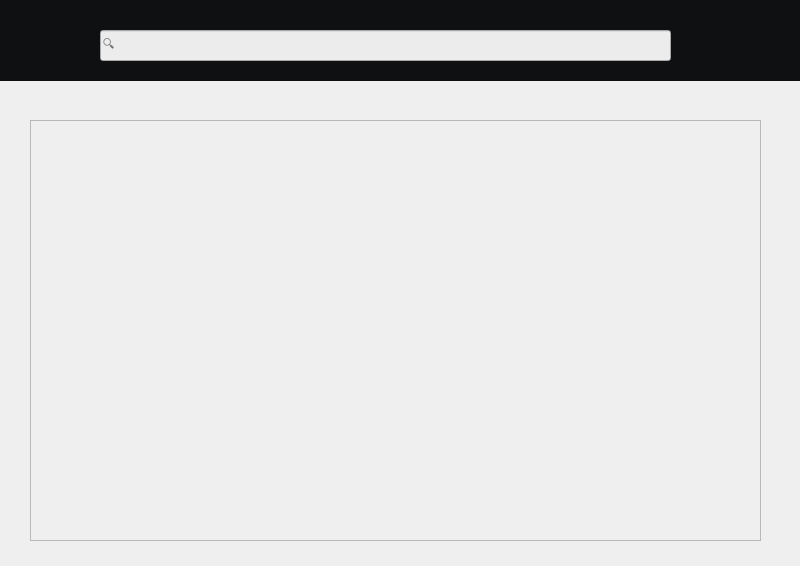
<?xml version="1.0" encoding="UTF-8"?>
<ui version="4.0">
 <class>ForumDialog</class>
 <widget class="QDialog" name="ForumDialog">
  <property name="geometry">
   <rect>
    <x>0</x>
    <y>0</y>
    <width>800</width>
    <height>566</height>
   </rect>
  </property>
  <property name="windowTitle">
   <string>Dialog</string>
  </property>
  <property name="styleSheet">
   <string notr="true">QDialog { 
    background-image: url(:/images/imagens/fundo_2.png);
}</string>
  </property>
  <widget class="QLineEdit" name="line_login">
   <property name="geometry">
    <rect>
     <x>100</x>
     <y>30</y>
     <width>571</width>
     <height>31</height>
    </rect>
   </property>
   <property name="styleSheet">
    <string notr="true">background-color: rgb(236, 236, 236);</string>
   </property>
   <property name="placeholderText">
    <string>🔍</string>
   </property>
  </widget>
  <widget class="QLabel" name="perfilButon">
   <property name="geometry">
    <rect>
     <x>730</x>
     <y>23</y>
     <width>41</width>
     <height>41</height>
    </rect>
   </property>
   <property name="styleSheet">
    <string notr="true">border-radiums: 50px;
</string>
   </property>
   <property name="text">
    <string/>
   </property>
   <property name="pixmap">
    <pixmap resource="icons.qrc">:/images/imagens/perfil.png</pixmap>
   </property>
   <property name="scaledContents">
    <bool>true</bool>
   </property>
  </widget>
  <widget class="QLabel" name="homeButton">
   <property name="geometry">
    <rect>
     <x>680</x>
     <y>23</y>
     <width>41</width>
     <height>41</height>
    </rect>
   </property>
   <property name="styleSheet">
    <string notr="true">border-radiums: 50px;
</string>
   </property>
   <property name="text">
    <string/>
   </property>
   <property name="pixmap">
    <pixmap resource="icons.qrc">:/images/imagens/inicio.png</pixmap>
   </property>
   <property name="scaledContents">
    <bool>true</bool>
   </property>
  </widget>
  <widget class="QLabel" name="atendentelabel_2">
   <property name="geometry">
    <rect>
     <x>10</x>
     <y>-10</y>
     <width>91</width>
     <height>91</height>
    </rect>
   </property>
   <property name="styleSheet">
    <string notr="true">border-radiums: 20px;
</string>
   </property>
   <property name="text">
    <string/>
   </property>
   <property name="pixmap">
    <pixmap resource="icons.qrc">:/images/imagens/Logo_1.png</pixmap>
   </property>
   <property name="scaledContents">
    <bool>true</bool>
   </property>
  </widget>
  <widget class="QLabel" name="nav">
   <property name="geometry">
    <rect>
     <x>0</x>
     <y>-20</y>
     <width>971</width>
     <height>101</height>
    </rect>
   </property>
   <property name="styleSheet">
    <string notr="true">background-color: #0f1011;</string>
   </property>
   <property name="text">
    <string/>
   </property>
  </widget>
  <widget class="QScrollArea" name="scrollArea">
   <property name="geometry">
    <rect>
     <x>30</x>
     <y>120</y>
     <width>731</width>
     <height>421</height>
    </rect>
   </property>
   <property name="widgetResizable">
    <bool>true</bool>
   </property>
   <widget class="QWidget" name="scrollAreaWidgetContents">
    <property name="geometry">
     <rect>
      <x>0</x>
      <y>0</y>
      <width>729</width>
      <height>419</height>
     </rect>
    </property>
    <widget class="QWidget" name="containerBotoes" native="true">
     <property name="geometry">
      <rect>
       <x>10</x>
       <y>10</y>
       <width>701</width>
       <height>401</height>
      </rect>
     </property>
    </widget>
   </widget>
  </widget>
  <zorder>nav</zorder>
  <zorder>line_login</zorder>
  <zorder>perfilButon</zorder>
  <zorder>homeButton</zorder>
  <zorder>atendentelabel_2</zorder>
  <zorder>scrollArea</zorder>
 </widget>
 <resources>
  <include location="icons.qrc"/>
 </resources>
 <connections/>
</ui>
